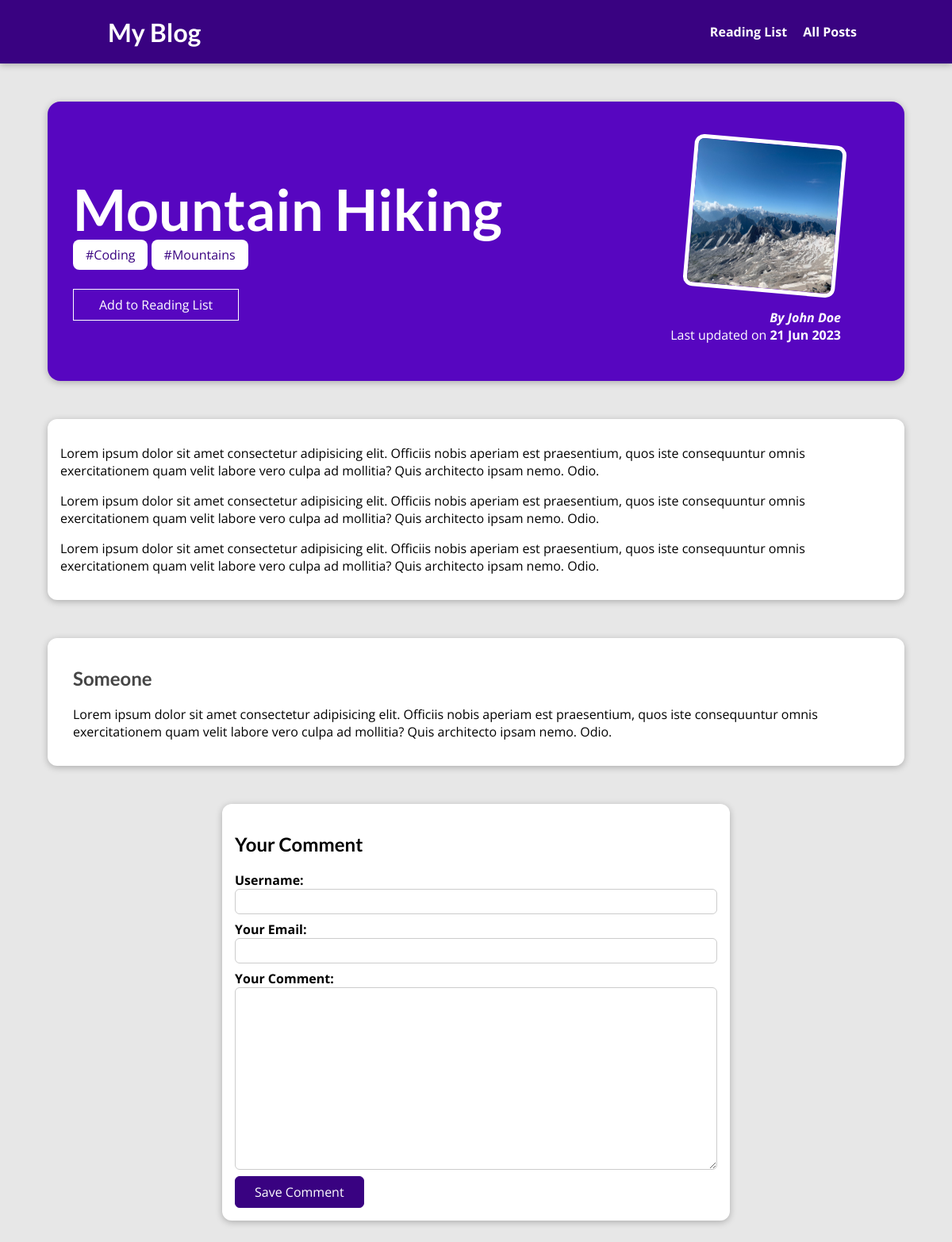
The app's page /posts/mountain-hiking with its own data.
### blog/models.py (models this page shows, shortened)
class Post(models.Model):
    title = models.CharField(max_length=50)
    excerpt = models.CharField(max_length=255)
    image = models.ImageField(upload_to="posts", null=True)
    date = models.DateField(auto_now=True)
    slug = models.SlugField(
        default="", blank=True, null=False, unique=True, db_index=True
    )
    content = models.TextField(validators=[MinLengthValidator(10)])
    author = models.ForeignKey(
        Author, on_delete=models.SET_NULL, null=True, related_name="posts"
    )
    post_tags = models.ManyToManyField(Tag, related_name="tags")

class Tag(models.Model):
    caption = models.CharField(max_length=50)

class Author(models.Model):
    first_name = models.CharField(max_length=50)
    last_name = models.CharField(max_length=50)
    email = models.EmailField()
    @property
    def full_name(self):
        return "{} {}".format(self.first_name, self.last_name)
    def __str__(self) -> str:
        return self.full_name

class Comment(models.Model):
    username = models.CharField(max_length=120)
    user_email = models.EmailField()
    text = models.TextField(max_length=400)
    post = models.ForeignKey(
        Post, on_delete=models.CASCADE, related_name="comments"
    )

### blog/views.py (the view, shortened to what this page needs)
class SinglePostView(View):
    def is_stored_post(self, request, post_id):
        stored_posts = request.session.get("stored_posts")
        if stored_posts is not None:
            is_saved_for_later = post_id in stored_posts
        else:
            is_saved_for_later = False
        return is_saved_for_later
    def get(self, request, slug):
        identified_post = get_object_or_404(Post, slug=slug)
        tag_list = [tag.caption for tag in identified_post.post_tags.all()]
        return render(request, "blog/post-detail.html", {
            "post": identified_post,
            "tags": tag_list,
            "comment_form": CommentForm(),
            "comments": identified_post.comments.all().order_by("-id"),
            "saved_for_later": self.is_stored_post(request, identified_post.id)
        })

### blog/forms.py
class CommentForm(forms.ModelForm):
    class Meta:
        model = Comment
        exclude = ["post"]
        labels = {
            "user_name": "Your Name",
            "user_email": "Your Email",
            "text": "Your Comment"
        }

### blog/templates/blog/post-detail.html (shortened to what this page needs)
{% extends "base.html" %}
{% load static %}
{% block css_files %}
    <link rel="stylesheet" href="{% static "blog/post-detail.css" %}">
{% endblock %}
{% block content %}
    <section id="summary">
        <h2>{{ post.title }}</h2>
        <div>
            {% for tag in tags %}
                <span class="tag">#{{ tag }}</span>
            {% endfor %}
            <div id="read-later">
                <form action="{% url "read-later" %}" method="POST">
                    <button>
                        {% if saved_for_later %}
                            Remove from Reading List
                        {% else %}
                            Add to Reading List
                        {% endif %}
                    </button>
                </form>
            </div>
        </div>
        <article>
            <img src="{{ post.image.url }}" alt="{{ post.title }}">
            <address>By <a href="mailto:{{ post.author.email }}">{{ post.author }}</a></address>
            <div>
                Last updated on <time>{{ post.date|date:"d M Y" }}</time>
            </div>
        </article>
    </section>
    <main>
        {{ post.content|linebreaks }}
    </main>
    {% if comments %}
        <section id="comments">
            <ul>
                {% for comment in comments %}
                    <li>
                        <h2>{{ comment.username }}</h2>
                        <p>{{ comment.text | linebreaks }}</p>
                    </li>
                {% endfor %}
            </ul>
        </section>
    {% endif %}
    <section id="comment-form">
        <h2>Your Comment</h2>
        <form action="{% url "post-detail-page" post.slug %}" method="POST">
            {% for form_field in comment_form %}
                <div class="form-control {% if form_field.errors %}invalid{% endif %}">
                    {{ form_field.label_tag }}
                    {{ form_field }}
                </div>
            {% endfor %}
            <button>Save Comment</button>
        </form>
    </section>
{% endblock %}

### static/app.css (style rules this page uses)
* { box-sizing: border-box; }
html { font-family: 'Open Sans', 'Lato', sans-serif; }
body { margin: 0; }
h1, h2, h3 { font-family: 'Lato', sans-serif; font-weight: bold; }

### blog/static/blog/post-detail.css (style rules this page uses)
body { background-color: #e7e7e7; }
#summary { margin: 8rem auto 3rem auto; padding: 2rem; width: 90%; max-width: 90rem; border-radius: 16px; background-color: #5706c0; position: relative; box-shadow: 0 2px 8px rgba(0, 0, 0, 0.25); height: 22rem; }
#summary h2 { color: white; font-size: 4.5rem; margin-bottom: 0.25rem; }
#summary article { position: absolute; top: 2rem; right: 3rem; padding: 1rem 2rem; border-radius: 12px; text-align: right; color: white; }
#summary article img { width: 12rem; height: 12rem; border-radius: 12px; transform: rotateZ(5deg); border: 5px solid white; margin-bottom: 1rem; }
#summary address { font-weight: bold; }
#summary a { color: white; text-decoration: none; }
#summary time { font-weight: bold; }
#read-later { margin: 2rem 0; }
#read-later button { background-color: transparent; border: 1px solid white; padding: 0.5rem 2rem; font: inherit; color: white; cursor: pointer; }
main { width: 90%; max-width: 90rem; margin: 3rem auto; background-color: white; padding: 1rem; border-radius: 12px; box-shadow: 0 2px 8px rgba(0, 0, 0, 0.25); }
.tag { background-color: white; color: #390281; padding: 0.5rem 1rem; border-radius: 8px; }
#comment-form { margin: 3rem auto; width: 90%; max-width: 40rem; border-radius: 12px; background-color: white; box-shadow: 0 2px 8px rgba(0, 0, 0, 0.25); padding: 1rem; }
#comment-form button { font: inherit; background-color: #390281; color: white; border: 1px solid #390281; padding: 0.5rem 1.5rem; border-radius: 6px; cursor: pointer; }
.form-control { margin-bottom: 1rem; }
.form-control { font-weight: bold; margin-bottom: 0.5rem; display: block; }
.form-control input, .form-control textarea { display: block; width: 100%; font: inherit; padding: 0.25rem; border-radius: 6px; border: 1px solid #ccc; }
#comments { margin: 3rem auto; width: 90%; max-width: 90rem; border-radius: 12px; background-color: white; box-shadow: 0 2px 8px rgba(0, 0, 0, 0.25); padding: 1rem 2rem; }
#comments ul { list-style: none; margin: 0; padding: 0; }
#comments li { margin-bottom: 1rem; border-bottom: 2px solid #ccc; }
#comments li:last-of-type { border-bottom: none; }
#comments h2 { color: #464646; }

### records on screen
Post: title "Mountain Hiking", image (picture), author "John Doe", date "21 Jun 2023", content "Lorem ipsum dolor sit amet consectetur adipisicing elit. Officiis nobis aperiam est praesentium, quos iste consequuntur omnis exercitationem quam velit labore vero culpa ad mollitia? Quis architecto ipsam nemo. Odio. Lorem ipsum dolor sit amet consectetur adipisicing elit. Officiis nobis aperiam est praesentium, quos iste consequuntur omnis exercitationem quam velit labore vero culpa ad mollitia? Quis architecto ipsam nemo. Odio. Lorem ipsum dolor sit amet consectetur adipisicing elit. Officiis nobis aperiam est praesentium, quos iste consequuntur omnis exercitationem quam velit labore vero culpa ad mollitia? Quis architecto ipsam nemo. Odio."
Tag: tags "Coding"
Tag: tags "Mountains"
Comment: username "Someone", text "Lorem ipsum dolor sit amet consectetur adipisicing elit. Officiis nobis aperiam est praesentium, quos iste consequuntur omnis exercitationem quam velit labore vero culpa ad mollitia? Quis architecto ipsam nemo. Odio."
